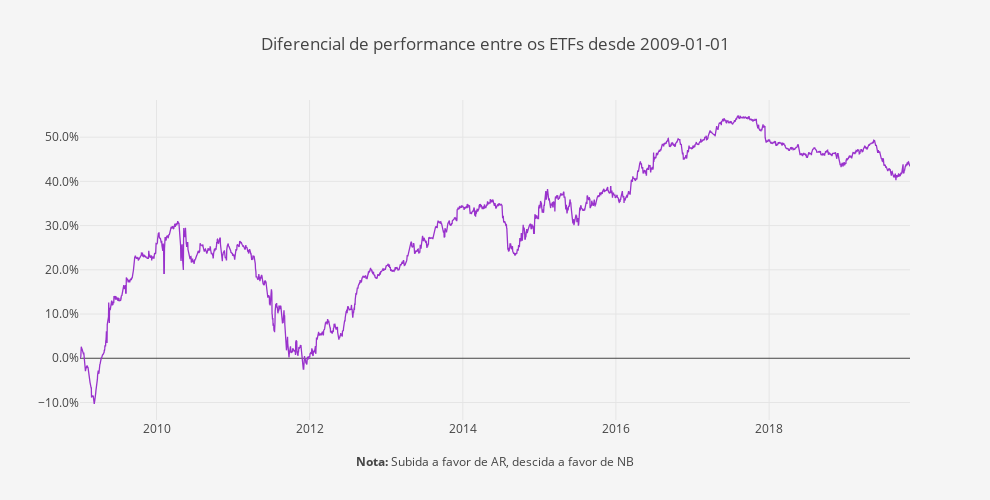

The code cell stored with this chart in its notebook:
### Code cell
layout = go.Layout(
    title='Diferencial de performance entre os ETFs desde ' + Begin,
    plot_bgcolor='#f5f5f5',
    paper_bgcolor='#f5f5f5',
    width=990,
    height=500,
    xaxis=dict(
        title='<b>Nota:</b> Subida a favor de ' + fundos.columns[0] + ', descida a favor de ' + fundos.columns[1],
        showgrid=True,
        titlefont=dict(size=12),
    ),
    yaxis=dict(
        title='',
        showgrid=True,
        zeroline=True, # Adicionar ou não a zero line
        tickformat=".1%" # tickformat=".2%" se quiseres mais casas decimais
    ))

trace0 = go.Scatter(
    x = fundos.index,
    y = (round(((fundos.iloc[:, 0]/fundos.iloc[:, 1])- 1), 5)),
    name = 'Portfolio',
    line = dict(
        color = 'darkorchid',
        width = 1.3)
)

data = [trace0]
        
fig = go.Figure(data=data, layout=layout)
py.iplot(fig)

### Figure 1 — Plotly figure (JSON) as saved in the notebook; plotly's stock layout.template omitted (floating-point values rounded to 4 significant figures; data arrays with more than 128 entries replaced by an {"elided": "..."} marker saying what was removed)
{"data": [{"line": {"color": "darkorchid", "width": 1.3}, "name": "Portfolio", "type": "scatter", "uid": "e0282d61-3211-4254-b371-6ff1bb5f3098", "x": {"elided": "3960 str values"}, "y": {"elided": "3960 float values"}}], "layout": {"height": 500, "paper_bgcolor": "#f5f5f5", "plot_bgcolor": "#f5f5f5", "title": {"text": "Diferencial de performance entre os ETFs desde 2009-01-01"}, "width": 990, "xaxis": {"autorange": true, "range": ["2009-01-01", "2019-11-04"], "showgrid": true, "title": {"font": {"size": 12}, "text": "<b>Nota:</b> Subida a favor de AR, descida a favor de NB"}, "type": "date"}, "yaxis": {"autorange": true, "range": [-0.1397, 0.584], "showgrid": true, "tickformat": ".1%", "title": {"text": ""}, "type": "linear", "zeroline": true}}}
